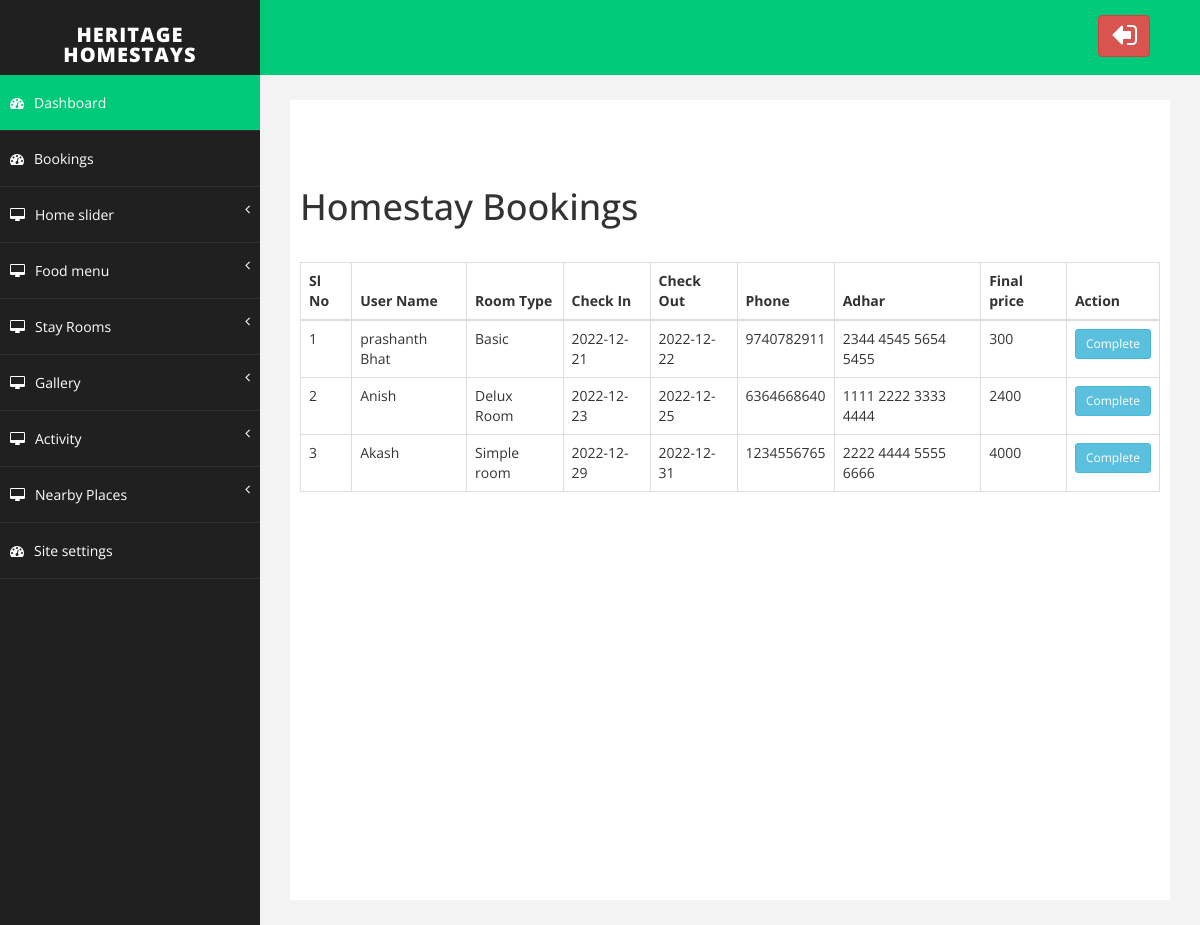
Before: /admin/bookings.php (signed in) with the older database file.
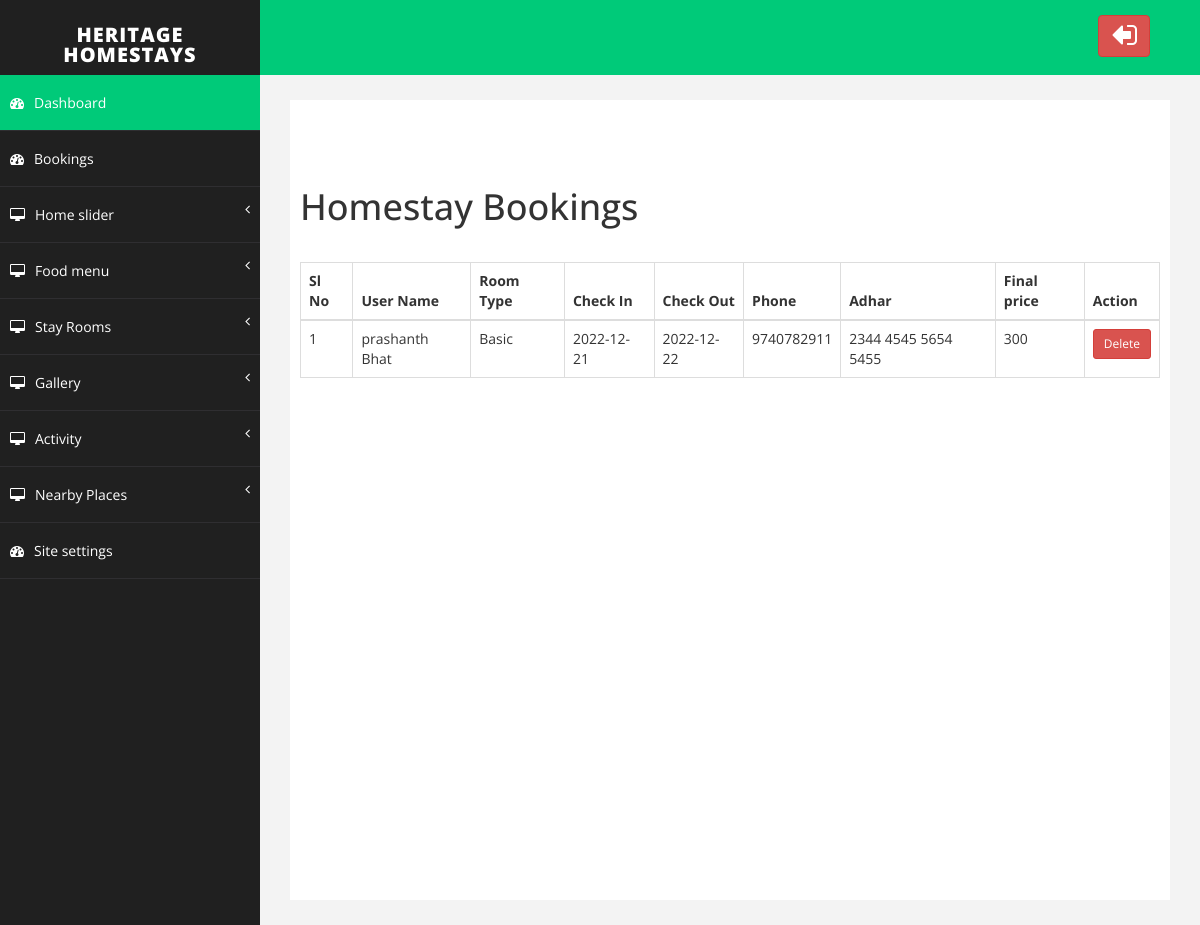
After: the same page with the newer database file.
### tables this page shows
CREATE TABLE `booking` (
  `id` int(20) NOT NULL,
  `u_name` varchar(200) NOT NULL,
  `room_type` varchar(200) NOT NULL,
  `check_in` date NOT NULL,
  `check_out` date NOT NULL,
  `no_of_nights` varchar(50) NOT NULL,
  `final_price` varchar(500) NOT NULL,
  `status` int(10) NOT NULL DEFAULT 1,
  `phone` varchar(20) NOT NULL,
  `adhar` varchar(50) NOT NULL
);

### admin/bookings.php (the view, shortened to what this page needs)
<!DOCTYPE html>
<html xmlns="http://www.w3.org/1999/xhtml">
<?php include "admin_auth.php";
include "../database.php";
?>
<head>
    <link href="assets/css/bootstrap.css" rel="stylesheet" />
    <link href="assets/css/font-awesome.css" rel="stylesheet" />
    <link href="assets/css/basic.css" rel="stylesheet" />
    <link href="assets/css/custom.css" rel="stylesheet" />
</head>
<body>
    <div id="wrapper">
        <?php include "admin_nav.php"  ?>
        <div id="page-wrapper">
            <div id="page-inner">
                <h1>Homestay Bookings</h1><br>
                <div class="table-responsive">
                    <table class="table table-striped table-bordered table-hover">
                        <thead>
                            <tr>
                                <th>Sl No</th>
                                <th>User Name</th>
                                <th>Room Type</th>
                                <th>Check In</th>
                                <th>Check Out</th>
                                <th>Phone</th>
                                <th>Adhar</th>
                                <th>Final price</th>
                                <th>Action</th>
                            </tr>
                        </thead>
                        <tbody>
                            <?php
            $i=1;
            $view_booking_query="SELECT * FROM booking";
            $run_view_booking_query = mysqli_query($conn,$view_booking_query);
            if($run_view_booking_query){
            while($row = $run_view_booking_query->fetch_assoc()) {
            ?>
            <form id="form" action="upload.php" method="POST">
                            <tr>
                                <td><?= $i ?> <input type="hidden" name="book_id" value="<?=$row["id"]?>"></td>
                                <td> <?=$row["u_name"]?></td>
                                <td> <?=$row["room_type"]?></td>
                                <td> <?=$row["check_in"]?></td>
                                <td> <?=$row["check_out"]?></td>
                                <td> <?=$row["phone"]?></td>
                                <td> <?=$row["adhar"]?></td>
                                <td> <?=$row["final_price"]?></td>
                                <?php if($row["status"]==1){ ?>
                                <td><button name="complete_booking" type="submit" class="timer btn btn-info btn-sm">Complete</button></td>
                                <?php }
                                else{?>
                                <td><button name="delete_booking" type="submit" class="timer btn btn-danger btn-sm">Delete</button></td>
                                <?php } ?>
                            </tr>
            </form>
                            <?php
            $i++;
            } }
            else{
                echo "no run q";
            }
            ?>
                        </tbody>
                    </table>
                </div>
            </div>
        </div>
    </div>
</body>
</html>

### admin/admin_nav.php (shortened to what this page needs)
<nav class="navbar navbar-default navbar-cls-top " role="navigation" style="margin-bottom: 0">
            <div class="navbar-header">
                <a class="navbar-brand" href="view_slider.php">Heritage Homestays</a>
            </div>
            <div class="header-right">
                <form action="admin_login.php" method="POST">
                <button type="submit" name="logout_admin" class="btn btn-danger" title="Logout"><i class="fa fa-sign-out fa-2x fa-flip-horizontal"></i></button>
                </form>
            </div>
        </nav>
        <nav class="navbar-default navbar-side" role="navigation">
            <div class="sidebar-collapse">
                <ul class="nav" id="main-menu">
                    <li>
                        <a class="active-menu" href="admin_index.php"><i class="fa fa-dashboard "></i>Dashboard</a>
                    </li>
                    <li>
                        <a href="bookings.php"><i class="fa fa-dashboard "></i>Bookings</a>
                    </li>
                    <li>
                        <a href="#"><i class="fa fa-desktop "></i>Home slider<span class="fa arrow"></span></a>
                    </li>
                    <li>
                        <a href="#"><i class="fa fa-desktop "></i>Food menu<span class="fa arrow"></span></a>
                    </li>
                    <li>
                        <a href="#"><i class="fa fa-desktop "></i>Stay Rooms<span class="fa arrow"></span></a>
                    </li>
                    <li>
                        <a href="#"><i class="fa fa-desktop "></i>Gallery<span class="fa arrow"></span></a>
                    </li>
                    <li>
                        <a href="#"><i class="fa fa-desktop "></i>Activity<span class="fa arrow"></span></a>
                    </li>
                    <li>
                        <a href="#"><i class="fa fa-desktop "></i>Nearby Places<span class="fa arrow"></span></a>
                    </li>
                    <li>
                        <a href="settings.php"><i class="fa fa-dashboard "></i>Site settings</a>
                    </li>
                </ul>
            </div>
        </nav>

### admin/assets/css/basic.css (style rules this page uses)
body { font-family: 'Open Sans', sans-serif; line-height:25px; }
#wrapper { width: 100%; background: #202020; }
#page-wrapper { padding: 15px 15px; background: #F3F3F3; }
#page-inner { width: 100%; margin: 10px 20px 10px 0px; background-color: #fff!important; padding: 10px; height: 100vh; overflow-y:scroll; }
.navbar-cls-top .navbar-brand { color: #fff; background: #202020; width: 260px; text-align: center; height: 75px; font-size: 20px; letter-spacing: 1px; font-weight: 900; padding-top: 25px; text-transform:uppercase; }
.header-right { color: #fff; padding: 15px 50px 5px 50px; float: right; font-size: 16px; }
.active-menu { background-color: #00CA79!important; }
.arrow { float: right; }
.fa.arrow:before { content: "\f104"; }
.sidebar-collapse, .sidebar-collapse .nav { background: none; }
.sidebar-collapse .nav { padding: 0; }
.sidebar-collapse .nav > li > a { color: #fff; background: #202020; text-shadow: none; padding: 15px 40px; border-bottom: 1px solid #2F2E31; }
.sidebar-collapse > .nav > li > a { padding: 15px 10px; }
.navbar-side { border: none; background-color: #202020; }
.navbar-cls-top { background: #00CA79; border-bottom: none; }
.navbar-default { border: 0px solid black; }
.navbar-header { background: #000000; }
.nav > li > a > i { margin-right: 10px; }
@media (min-width:768px) { #page-wrapper { margin: 0 0 0 260px; padding: 15px 30px; } }
@media (min-width:768px) { .navbar-side { z-index: 1; position: absolute; width: 260px; } }
@media (min-width:768px) { .navbar { border-radius: 0px; } }

Changed rows visible on the page:
removed booking: u_name "Anish", room_type "Delux Room", check_in "2022-12-23", check_out "2022-12-25", phone "6364668640", adhar "1111 2222 3333 4444", final_price "2400", status "Complete"
removed booking: u_name "Akash", room_type "Simple room", check_in "2022-12-29", check_out "2022-12-31", phone "1234556765", adhar "2222 4444 5555 6666", final_price "4000", status "Complete"
changed booking "prashanth Bhat": status "Complete" → "Delete"
